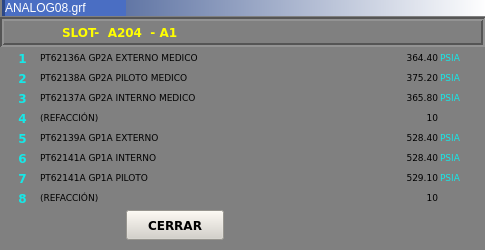
<?xml version="1.0" encoding="UTF-8"?>
<ui version="4.0">
 <class>Analog08</class>
 <widget class="QWidget" name="Analog08">
  <property name="geometry">
   <rect>
    <x>0</x>
    <y>0</y>
    <width>485</width>
    <height>250</height>
   </rect>
  </property>
  <property name="minimumSize">
   <size>
    <width>485</width>
    <height>250</height>
   </size>
  </property>
  <property name="maximumSize">
   <size>
    <width>485</width>
    <height>250</height>
   </size>
  </property>
  <property name="windowTitle">
   <string>Analog08</string>
  </property>
  <property name="styleSheet">
   <string notr="true">background-color: rgb(128, 128, 128);</string>
  </property>
  <widget class="QLabel" name="lbTit_3">
   <property name="geometry">
    <rect>
     <x>40</x>
     <y>90</y>
     <width>340</width>
     <height>16</height>
    </rect>
   </property>
   <property name="font">
    <font>
     <family>Verdana</family>
     <pointsize>7</pointsize>
     <weight>50</weight>
     <bold>false</bold>
    </font>
   </property>
   <property name="text">
    <string>PT62137A GP2A INTERNO MEDICO</string>
   </property>
  </widget>
  <widget class="QLabel" name="lbUni_1">
   <property name="geometry">
    <rect>
     <x>440</x>
     <y>50</y>
     <width>43</width>
     <height>16</height>
    </rect>
   </property>
   <property name="font">
    <font>
     <family>Verdana</family>
     <pointsize>7</pointsize>
     <weight>50</weight>
     <bold>false</bold>
    </font>
   </property>
   <property name="styleSheet">
    <string notr="true">color: rgb(22, 232, 232);</string>
   </property>
   <property name="text">
    <string>PSIA</string>
   </property>
  </widget>
  <widget class="QLabel" name="lbNumDes_2">
   <property name="geometry">
    <rect>
     <x>388</x>
     <y>70</y>
     <width>50</width>
     <height>16</height>
    </rect>
   </property>
   <property name="font">
    <font>
     <family>Verdana</family>
     <pointsize>7</pointsize>
     <weight>50</weight>
     <bold>false</bold>
    </font>
   </property>
   <property name="text">
    <string>375.20</string>
   </property>
   <property name="alignment">
    <set>Qt::AlignRight|Qt::AlignTrailing|Qt::AlignVCenter</set>
   </property>
  </widget>
  <widget class="QLabel" name="lbNum_4">
   <property name="geometry">
    <rect>
     <x>12</x>
     <y>110</y>
     <width>21</width>
     <height>16</height>
    </rect>
   </property>
   <property name="font">
    <font>
     <family>Verdana</family>
     <weight>75</weight>
     <bold>true</bold>
    </font>
   </property>
   <property name="styleSheet">
    <string notr="true">color: rgb(22, 232, 232);</string>
   </property>
   <property name="text">
    <string>4</string>
   </property>
   <property name="alignment">
    <set>Qt::AlignCenter</set>
   </property>
  </widget>
  <widget class="QLabel" name="lbNumDes_3">
   <property name="geometry">
    <rect>
     <x>388</x>
     <y>90</y>
     <width>50</width>
     <height>16</height>
    </rect>
   </property>
   <property name="font">
    <font>
     <family>Verdana</family>
     <pointsize>7</pointsize>
     <weight>50</weight>
     <bold>false</bold>
    </font>
   </property>
   <property name="text">
    <string>365.80</string>
   </property>
   <property name="alignment">
    <set>Qt::AlignRight|Qt::AlignTrailing|Qt::AlignVCenter</set>
   </property>
  </widget>
  <widget class="QLabel" name="lbNum_1">
   <property name="geometry">
    <rect>
     <x>12</x>
     <y>50</y>
     <width>21</width>
     <height>16</height>
    </rect>
   </property>
   <property name="font">
    <font>
     <family>Verdana</family>
     <weight>75</weight>
     <bold>true</bold>
    </font>
   </property>
   <property name="styleSheet">
    <string notr="true">color: rgb(22, 232, 232);</string>
   </property>
   <property name="text">
    <string>1</string>
   </property>
   <property name="alignment">
    <set>Qt::AlignCenter</set>
   </property>
  </widget>
  <widget class="QLabel" name="lbNumDes_1">
   <property name="geometry">
    <rect>
     <x>388</x>
     <y>50</y>
     <width>50</width>
     <height>16</height>
    </rect>
   </property>
   <property name="font">
    <font>
     <family>Verdana</family>
     <pointsize>7</pointsize>
     <weight>50</weight>
     <bold>false</bold>
    </font>
   </property>
   <property name="text">
    <string>364.40</string>
   </property>
   <property name="alignment">
    <set>Qt::AlignRight|Qt::AlignTrailing|Qt::AlignVCenter</set>
   </property>
  </widget>
  <widget class="QLabel" name="lbUni_3">
   <property name="geometry">
    <rect>
     <x>440</x>
     <y>90</y>
     <width>43</width>
     <height>16</height>
    </rect>
   </property>
   <property name="font">
    <font>
     <family>Verdana</family>
     <pointsize>7</pointsize>
     <weight>50</weight>
     <bold>false</bold>
    </font>
   </property>
   <property name="styleSheet">
    <string notr="true">color: rgb(22, 232, 232);</string>
   </property>
   <property name="text">
    <string>PSIA</string>
   </property>
  </widget>
  <widget class="QLabel" name="lbUni_8">
   <property name="geometry">
    <rect>
     <x>440</x>
     <y>190</y>
     <width>43</width>
     <height>16</height>
    </rect>
   </property>
   <property name="font">
    <font>
     <family>Verdana</family>
     <pointsize>7</pointsize>
     <weight>50</weight>
     <bold>false</bold>
    </font>
   </property>
   <property name="styleSheet">
    <string notr="true">color: rgb(22, 232, 232);</string>
   </property>
   <property name="text">
    <string/>
   </property>
  </widget>
  <widget class="QLabel" name="lbNum_3">
   <property name="geometry">
    <rect>
     <x>12</x>
     <y>90</y>
     <width>21</width>
     <height>16</height>
    </rect>
   </property>
   <property name="font">
    <font>
     <family>Verdana</family>
     <weight>75</weight>
     <bold>true</bold>
    </font>
   </property>
   <property name="styleSheet">
    <string notr="true">color: rgb(22, 232, 232);</string>
   </property>
   <property name="text">
    <string>3</string>
   </property>
   <property name="alignment">
    <set>Qt::AlignCenter</set>
   </property>
  </widget>
  <widget class="QLabel" name="lbTit_6">
   <property name="geometry">
    <rect>
     <x>40</x>
     <y>150</y>
     <width>340</width>
     <height>16</height>
    </rect>
   </property>
   <property name="font">
    <font>
     <family>Verdana</family>
     <pointsize>7</pointsize>
     <weight>50</weight>
     <bold>false</bold>
    </font>
   </property>
   <property name="text">
    <string>PT62141A GP1A INTERNO</string>
   </property>
  </widget>
  <widget class="QLabel" name="lbTit_5">
   <property name="geometry">
    <rect>
     <x>40</x>
     <y>130</y>
     <width>340</width>
     <height>16</height>
    </rect>
   </property>
   <property name="font">
    <font>
     <family>Verdana</family>
     <pointsize>7</pointsize>
     <weight>50</weight>
     <bold>false</bold>
    </font>
   </property>
   <property name="text">
    <string>PT62139A GP1A EXTERNO</string>
   </property>
  </widget>
  <widget class="QLabel" name="lbUni_2">
   <property name="geometry">
    <rect>
     <x>440</x>
     <y>70</y>
     <width>43</width>
     <height>16</height>
    </rect>
   </property>
   <property name="font">
    <font>
     <family>Verdana</family>
     <pointsize>7</pointsize>
     <weight>50</weight>
     <bold>false</bold>
    </font>
   </property>
   <property name="styleSheet">
    <string notr="true">color: rgb(22, 232, 232);</string>
   </property>
   <property name="text">
    <string>PSIA</string>
   </property>
  </widget>
  <widget class="QLabel" name="lbUni_5">
   <property name="geometry">
    <rect>
     <x>440</x>
     <y>130</y>
     <width>43</width>
     <height>16</height>
    </rect>
   </property>
   <property name="font">
    <font>
     <family>Verdana</family>
     <pointsize>7</pointsize>
     <weight>50</weight>
     <bold>false</bold>
    </font>
   </property>
   <property name="styleSheet">
    <string notr="true">color: rgb(22, 232, 232);</string>
   </property>
   <property name="text">
    <string>PSIA</string>
   </property>
  </widget>
  <widget class="QLabel" name="lbTit_2">
   <property name="geometry">
    <rect>
     <x>40</x>
     <y>70</y>
     <width>340</width>
     <height>16</height>
    </rect>
   </property>
   <property name="font">
    <font>
     <family>Verdana</family>
     <pointsize>7</pointsize>
     <weight>50</weight>
     <bold>false</bold>
    </font>
   </property>
   <property name="text">
    <string>PT62138A GP2A PILOTO MEDICO</string>
   </property>
  </widget>
  <widget class="QLabel" name="lbNum_7">
   <property name="geometry">
    <rect>
     <x>12</x>
     <y>170</y>
     <width>21</width>
     <height>16</height>
    </rect>
   </property>
   <property name="font">
    <font>
     <family>Verdana</family>
     <weight>75</weight>
     <bold>true</bold>
    </font>
   </property>
   <property name="styleSheet">
    <string notr="true">color: rgb(22, 232, 232);</string>
   </property>
   <property name="text">
    <string>7</string>
   </property>
   <property name="alignment">
    <set>Qt::AlignCenter</set>
   </property>
  </widget>
  <widget class="QLabel" name="lbNumDes_4">
   <property name="geometry">
    <rect>
     <x>388</x>
     <y>110</y>
     <width>50</width>
     <height>16</height>
    </rect>
   </property>
   <property name="font">
    <font>
     <family>Verdana</family>
     <pointsize>7</pointsize>
     <weight>50</weight>
     <bold>false</bold>
    </font>
   </property>
   <property name="text">
    <string>10</string>
   </property>
   <property name="alignment">
    <set>Qt::AlignRight|Qt::AlignTrailing|Qt::AlignVCenter</set>
   </property>
  </widget>
  <widget class="QLabel" name="lbTit_4">
   <property name="geometry">
    <rect>
     <x>40</x>
     <y>110</y>
     <width>340</width>
     <height>16</height>
    </rect>
   </property>
   <property name="font">
    <font>
     <family>Verdana</family>
     <pointsize>7</pointsize>
     <weight>50</weight>
     <bold>false</bold>
    </font>
   </property>
   <property name="text">
    <string>(REFACCIÓN)</string>
   </property>
  </widget>
  <widget class="QLabel" name="lbTit_1">
   <property name="geometry">
    <rect>
     <x>40</x>
     <y>50</y>
     <width>340</width>
     <height>16</height>
    </rect>
   </property>
   <property name="font">
    <font>
     <family>Verdana</family>
     <pointsize>7</pointsize>
     <weight>50</weight>
     <bold>false</bold>
    </font>
   </property>
   <property name="text">
    <string>PT62136A GP2A EXTERNO MEDICO</string>
   </property>
  </widget>
  <widget class="QLabel" name="lbNumDes_7">
   <property name="geometry">
    <rect>
     <x>388</x>
     <y>170</y>
     <width>50</width>
     <height>16</height>
    </rect>
   </property>
   <property name="font">
    <font>
     <family>Verdana</family>
     <pointsize>7</pointsize>
     <weight>50</weight>
     <bold>false</bold>
    </font>
   </property>
   <property name="text">
    <string>529.10</string>
   </property>
   <property name="alignment">
    <set>Qt::AlignRight|Qt::AlignTrailing|Qt::AlignVCenter</set>
   </property>
  </widget>
  <widget class="QLabel" name="lbUni_6">
   <property name="geometry">
    <rect>
     <x>440</x>
     <y>150</y>
     <width>43</width>
     <height>16</height>
    </rect>
   </property>
   <property name="font">
    <font>
     <family>Verdana</family>
     <pointsize>7</pointsize>
     <weight>50</weight>
     <bold>false</bold>
    </font>
   </property>
   <property name="styleSheet">
    <string notr="true">color: rgb(22, 232, 232);</string>
   </property>
   <property name="text">
    <string>PSIA</string>
   </property>
  </widget>
  <widget class="QLabel" name="lbUni_7">
   <property name="geometry">
    <rect>
     <x>440</x>
     <y>170</y>
     <width>43</width>
     <height>16</height>
    </rect>
   </property>
   <property name="font">
    <font>
     <family>Verdana</family>
     <pointsize>7</pointsize>
     <weight>50</weight>
     <bold>false</bold>
    </font>
   </property>
   <property name="styleSheet">
    <string notr="true">color: rgb(22, 232, 232);</string>
   </property>
   <property name="text">
    <string>PSIA</string>
   </property>
  </widget>
  <widget class="QPushButton" name="btCerrar">
   <property name="geometry">
    <rect>
     <x>126</x>
     <y>210</y>
     <width>98</width>
     <height>30</height>
    </rect>
   </property>
   <property name="font">
    <font>
     <family>Verdana</family>
     <pointsize>9</pointsize>
     <weight>75</weight>
     <bold>true</bold>
    </font>
   </property>
   <property name="styleSheet">
    <string notr="true">background-color: rgb(212, 208, 200);</string>
   </property>
   <property name="text">
    <string>CERRAR</string>
   </property>
  </widget>
  <widget class="QFrame" name="frame_2">
   <property name="geometry">
    <rect>
     <x>2</x>
     <y>0</y>
     <width>485</width>
     <height>16</height>
    </rect>
   </property>
   <property name="styleSheet">
    <string notr="true">background-color: qlineargradient(spread:pad, x1:0, y1:0, x2:1, y2:0, stop:0 rgba(43, 71, 134, 255), stop:1 rgba(255, 255, 255, 255));</string>
   </property>
   <property name="frameShape">
    <enum>QFrame::Panel</enum>
   </property>
   <property name="frameShadow">
    <enum>QFrame::Raised</enum>
   </property>
   <property name="lineWidth">
    <number>0</number>
   </property>
   <widget class="QLabel" name="lbIP">
    <property name="geometry">
     <rect>
      <x>3</x>
      <y>0</y>
      <width>121</width>
      <height>16</height>
     </rect>
    </property>
    <property name="font">
     <font>
      <pointsize>9</pointsize>
     </font>
    </property>
    <property name="styleSheet">
     <string notr="true">background-color: rgb(74, 110, 195);
background-color: rgb(74, 110, 195);
color: rgb(255, 255, 255);</string>
    </property>
    <property name="text">
     <string>ANALOG08.grf</string>
    </property>
   </widget>
  </widget>
  <widget class="QLabel" name="lbNumDes_5">
   <property name="geometry">
    <rect>
     <x>388</x>
     <y>130</y>
     <width>50</width>
     <height>16</height>
    </rect>
   </property>
   <property name="font">
    <font>
     <family>Verdana</family>
     <pointsize>7</pointsize>
     <weight>50</weight>
     <bold>false</bold>
    </font>
   </property>
   <property name="text">
    <string>528.40</string>
   </property>
   <property name="alignment">
    <set>Qt::AlignRight|Qt::AlignTrailing|Qt::AlignVCenter</set>
   </property>
  </widget>
  <widget class="QLabel" name="lbNum_8">
   <property name="geometry">
    <rect>
     <x>12</x>
     <y>190</y>
     <width>21</width>
     <height>16</height>
    </rect>
   </property>
   <property name="font">
    <font>
     <family>Verdana</family>
     <weight>75</weight>
     <bold>true</bold>
    </font>
   </property>
   <property name="styleSheet">
    <string notr="true">color: rgb(22, 232, 232);</string>
   </property>
   <property name="text">
    <string>8</string>
   </property>
   <property name="alignment">
    <set>Qt::AlignCenter</set>
   </property>
  </widget>
  <widget class="QLabel" name="lbUni_4">
   <property name="geometry">
    <rect>
     <x>440</x>
     <y>110</y>
     <width>43</width>
     <height>16</height>
    </rect>
   </property>
   <property name="font">
    <font>
     <family>Verdana</family>
     <pointsize>7</pointsize>
     <weight>50</weight>
     <bold>false</bold>
    </font>
   </property>
   <property name="styleSheet">
    <string notr="true">color: rgb(22, 232, 232);</string>
   </property>
   <property name="text">
    <string/>
   </property>
  </widget>
  <widget class="QLabel" name="lbTit_8">
   <property name="geometry">
    <rect>
     <x>40</x>
     <y>190</y>
     <width>340</width>
     <height>16</height>
    </rect>
   </property>
   <property name="font">
    <font>
     <family>Verdana</family>
     <pointsize>7</pointsize>
     <weight>50</weight>
     <bold>false</bold>
    </font>
   </property>
   <property name="text">
    <string>(REFACCIÓN)</string>
   </property>
  </widget>
  <widget class="QLabel" name="lbNum_6">
   <property name="geometry">
    <rect>
     <x>12</x>
     <y>150</y>
     <width>21</width>
     <height>16</height>
    </rect>
   </property>
   <property name="font">
    <font>
     <family>Verdana</family>
     <weight>75</weight>
     <bold>true</bold>
    </font>
   </property>
   <property name="styleSheet">
    <string notr="true">color: rgb(22, 232, 232);</string>
   </property>
   <property name="text">
    <string>6</string>
   </property>
   <property name="alignment">
    <set>Qt::AlignCenter</set>
   </property>
  </widget>
  <widget class="QLabel" name="lbNumDes_8">
   <property name="geometry">
    <rect>
     <x>388</x>
     <y>190</y>
     <width>50</width>
     <height>16</height>
    </rect>
   </property>
   <property name="font">
    <font>
     <family>Verdana</family>
     <pointsize>7</pointsize>
     <weight>50</weight>
     <bold>false</bold>
    </font>
   </property>
   <property name="text">
    <string>10</string>
   </property>
   <property name="alignment">
    <set>Qt::AlignRight|Qt::AlignTrailing|Qt::AlignVCenter</set>
   </property>
  </widget>
  <widget class="QLabel" name="lbTit_7">
   <property name="geometry">
    <rect>
     <x>40</x>
     <y>170</y>
     <width>340</width>
     <height>16</height>
    </rect>
   </property>
   <property name="font">
    <font>
     <family>Verdana</family>
     <pointsize>7</pointsize>
     <weight>50</weight>
     <bold>false</bold>
    </font>
   </property>
   <property name="text">
    <string>PT62141A GP1A PILOTO</string>
   </property>
  </widget>
  <widget class="QLabel" name="lbNumDes_6">
   <property name="geometry">
    <rect>
     <x>388</x>
     <y>150</y>
     <width>50</width>
     <height>16</height>
    </rect>
   </property>
   <property name="font">
    <font>
     <family>Verdana</family>
     <pointsize>7</pointsize>
     <weight>50</weight>
     <bold>false</bold>
    </font>
   </property>
   <property name="text">
    <string>528.40</string>
   </property>
   <property name="alignment">
    <set>Qt::AlignRight|Qt::AlignTrailing|Qt::AlignVCenter</set>
   </property>
  </widget>
  <widget class="QFrame" name="frame">
   <property name="geometry">
    <rect>
     <x>0</x>
     <y>17</y>
     <width>485</width>
     <height>30</height>
    </rect>
   </property>
   <property name="styleSheet">
    <string notr="true">border-color: rgb(255, 255, 255);</string>
   </property>
   <property name="frameShape">
    <enum>QFrame::Box</enum>
   </property>
   <property name="frameShadow">
    <enum>QFrame::Sunken</enum>
   </property>
   <property name="lineWidth">
    <number>2</number>
   </property>
   <widget class="QLabel" name="label">
    <property name="geometry">
     <rect>
      <x>62</x>
      <y>4</y>
      <width>400</width>
      <height>22</height>
     </rect>
    </property>
    <property name="font">
     <font>
      <family>Verdana</family>
      <pointsize>9</pointsize>
      <weight>75</weight>
      <bold>true</bold>
     </font>
    </property>
    <property name="styleSheet">
     <string notr="true">color: rgb(255, 255, 0);</string>
    </property>
    <property name="text">
     <string>SLOT-  A204  - A1</string>
    </property>
   </widget>
  </widget>
  <widget class="QLabel" name="lbNum_2">
   <property name="geometry">
    <rect>
     <x>12</x>
     <y>70</y>
     <width>21</width>
     <height>16</height>
    </rect>
   </property>
   <property name="font">
    <font>
     <family>Verdana</family>
     <weight>75</weight>
     <bold>true</bold>
    </font>
   </property>
   <property name="styleSheet">
    <string notr="true">color: rgb(22, 232, 232);</string>
   </property>
   <property name="text">
    <string>2</string>
   </property>
   <property name="alignment">
    <set>Qt::AlignCenter</set>
   </property>
  </widget>
  <widget class="QLabel" name="lbNum_5">
   <property name="geometry">
    <rect>
     <x>12</x>
     <y>130</y>
     <width>21</width>
     <height>16</height>
    </rect>
   </property>
   <property name="font">
    <font>
     <family>Verdana</family>
     <weight>75</weight>
     <bold>true</bold>
    </font>
   </property>
   <property name="styleSheet">
    <string notr="true">color: rgb(22, 232, 232);</string>
   </property>
   <property name="text">
    <string>5</string>
   </property>
   <property name="alignment">
    <set>Qt::AlignCenter</set>
   </property>
  </widget>
 </widget>
 <layoutdefault spacing="6" margin="11"/>
 <resources/>
 <connections/>
</ui>
